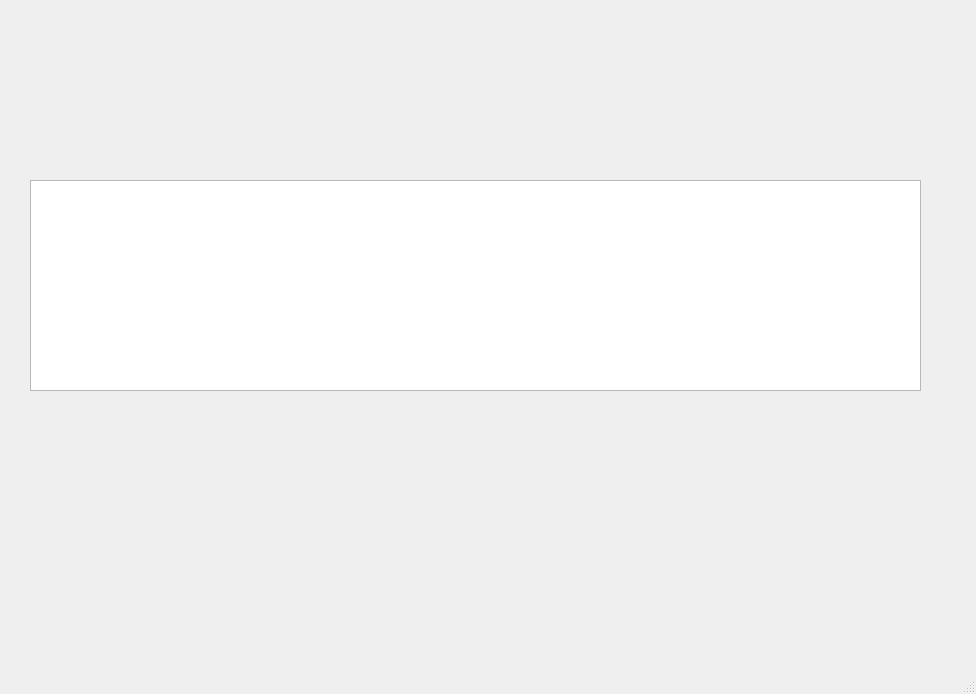
<?xml version="1.0" encoding="UTF-8"?>
<ui version="4.0">
 <class>MainWindow</class>
 <widget class="QMainWindow" name="MainWindow">
  <property name="geometry">
   <rect>
    <x>0</x>
    <y>0</y>
    <width>976</width>
    <height>694</height>
   </rect>
  </property>
  <property name="windowTitle">
   <string>MainWindow</string>
  </property>
  <widget class="QWidget" name="centralwidget">
   <widget class="QTableWidget" name="tableWidget">
    <property name="geometry">
     <rect>
      <x>30</x>
      <y>180</y>
      <width>891</width>
      <height>211</height>
     </rect>
    </property>
   </widget>
  </widget>
  <widget class="QMenuBar" name="menubar">
   <property name="geometry">
    <rect>
     <x>0</x>
     <y>0</y>
     <width>976</width>
     <height>21</height>
    </rect>
   </property>
  </widget>
  <widget class="QStatusBar" name="statusbar"/>
 </widget>
 <resources/>
 <connections/>
</ui>
